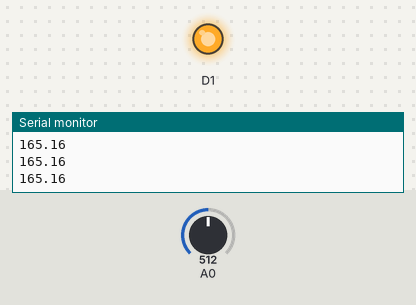
A sketch run on a simulated ESP8266 (NodeMCU). Parts: output pins drawn as LEDs (lit = HIGH), the last lines printed to the serial monitor. The inputs (shaded band) are chosen by the test bench; at power-on: A0 = 512.

Above: at 1.2 s.
1.3 s: A0 set to 122
At 2.2 s:
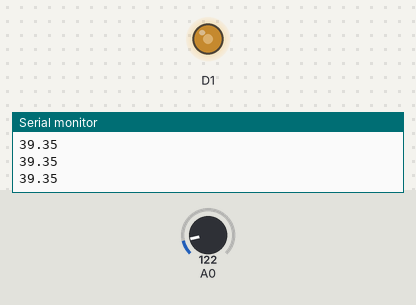
2.8 s: A0 set to 0
At 3.1 s:
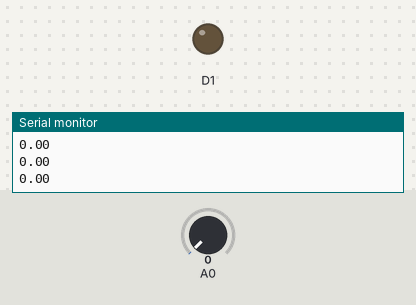
4.3 s: A0 set to 306
At 5.4 s:
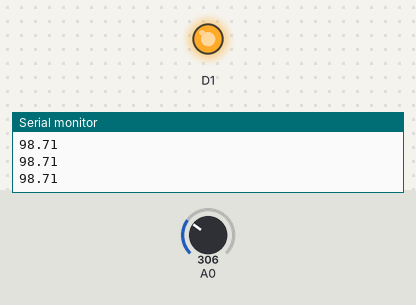
Timing chart, 0 to 7.3 s (numbered marks = the images above; inputs shaded):
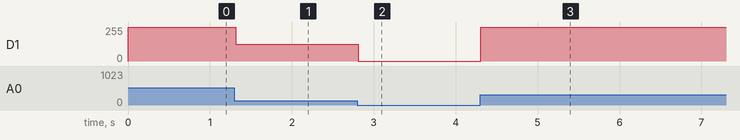

Measured:
- after the input at 1.3 s, D1: 255/255 → 127/255 at once
- after the input at 2.8 s, D1: 127/255 → 0/255 at once
- after the input at 4.3 s, D1: 0/255 → 255/255 at once

The sketch:

Brightness_Control.ino
```cpp
void setup() {
  // put your setup code here, to run once:
  Serial.begin(9600);

  pinMode(D1,OUTPUT);
}

void loop() {
  // put your main code here, to run repeatedly:

  int analogValue = analogRead(A0);
  float analogVoltage = analogValue * 3.3 / 1023 ;
  float temperature = analogVoltage / 0.01 ;

  Serial.println(temperature);

  int rate =  map(temperature , 28 , 50 , 0 , 1023 );

  analogWrite(D1,rate);

}
```
